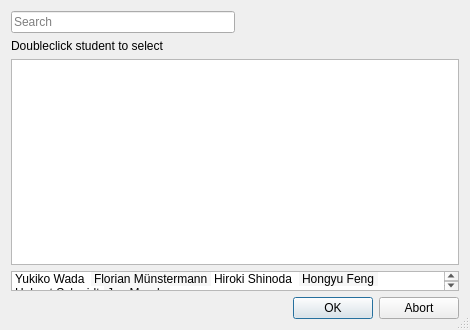
<?xml version="1.0" encoding="UTF-8"?>
<ui version="4.0">
 <class>assign_student_dialog</class>
 <widget class="QDialog" name="assign_student_dialog">
  <property name="geometry">
   <rect>
    <x>0</x>
    <y>0</y>
    <width>470</width>
    <height>330</height>
   </rect>
  </property>
  <property name="minimumSize">
   <size>
    <width>470</width>
    <height>330</height>
   </size>
  </property>
  <property name="windowTitle">
   <string>Dialog</string>
  </property>
  <property name="sizeGripEnabled">
   <bool>true</bool>
  </property>
  <layout class="QVBoxLayout" name="verticalLayout">
   <item>
    <layout class="QHBoxLayout" name="horizontalLayout">
     <property name="topMargin">
      <number>0</number>
     </property>
     <item>
      <widget class="QLineEdit" name="lineEdit">
       <property name="placeholderText">
        <string>Search</string>
       </property>
       <property name="clearButtonEnabled">
        <bool>true</bool>
       </property>
      </widget>
     </item>
     <item>
      <spacer name="horizontalSpacer">
       <property name="orientation">
        <enum>Qt::Horizontal</enum>
       </property>
       <property name="sizeHint" stdset="0">
        <size>
         <width>40</width>
         <height>20</height>
        </size>
       </property>
      </spacer>
     </item>
    </layout>
   </item>
   <item>
    <widget class="QLabel" name="label">
     <property name="text">
      <string>Doubleclick student to select</string>
     </property>
    </widget>
   </item>
   <item>
    <layout class="QHBoxLayout" name="horizontalLayout_2" stretch="2">
     <item>
      <widget class="QTreeView" name="treeView">
       <property name="minimumSize">
        <size>
         <width>280</width>
         <height>0</height>
        </size>
       </property>
       <property name="sizeAdjustPolicy">
        <enum>QAbstractScrollArea::AdjustToContents</enum>
       </property>
      </widget>
     </item>
    </layout>
   </item>
   <item>
    <widget class="QListWidget" name="listWidget">
     <property name="maximumSize">
      <size>
       <width>16777215</width>
       <height>20</height>
      </size>
     </property>
     <property name="verticalScrollBarPolicy">
      <enum>Qt::ScrollBarAlwaysOn</enum>
     </property>
     <property name="horizontalScrollBarPolicy">
      <enum>Qt::ScrollBarAlwaysOff</enum>
     </property>
     <property name="editTriggers">
      <set>QAbstractItemView::NoEditTriggers</set>
     </property>
     <property name="showDropIndicator" stdset="0">
      <bool>false</bool>
     </property>
     <property name="alternatingRowColors">
      <bool>true</bool>
     </property>
     <property name="selectionMode">
      <enum>QAbstractItemView::NoSelection</enum>
     </property>
     <property name="iconSize">
      <size>
       <width>10</width>
       <height>10</height>
      </size>
     </property>
     <property name="verticalScrollMode">
      <enum>QAbstractItemView::ScrollPerPixel</enum>
     </property>
     <property name="horizontalScrollMode">
      <enum>QAbstractItemView::ScrollPerPixel</enum>
     </property>
     <property name="flow">
      <enum>QListView::LeftToRight</enum>
     </property>
     <property name="isWrapping" stdset="0">
      <bool>true</bool>
     </property>
     <property name="spacing">
      <number>0</number>
     </property>
     <property name="viewMode">
      <enum>QListView::ListMode</enum>
     </property>
     <property name="uniformItemSizes">
      <bool>false</bool>
     </property>
     <property name="selectionRectVisible">
      <bool>false</bool>
     </property>
     <item>
      <property name="text">
       <string>Yukiko Wada </string>
      </property>
      <property name="icon">
       <iconset>
        <normaloff>../resources/icons/ic_close.svg</normaloff>../resources/icons/ic_close.svg</iconset>
      </property>
     </item>
     <item>
      <property name="text">
       <string>Florian Münstermann</string>
      </property>
      <property name="icon">
       <iconset>
        <normaloff>../resources/icons/ic_close.svg</normaloff>../resources/icons/ic_close.svg</iconset>
      </property>
     </item>
     <item>
      <property name="text">
       <string>Hiroki Shinoda </string>
      </property>
      <property name="icon">
       <iconset>
        <normaloff>../resources/icons/ic_close.svg</normaloff>../resources/icons/ic_close.svg</iconset>
      </property>
     </item>
     <item>
      <property name="text">
       <string>Hongyu Feng</string>
      </property>
      <property name="icon">
       <iconset>
        <normaloff>../resources/icons/ic_close.svg</normaloff>../resources/icons/ic_close.svg</iconset>
      </property>
     </item>
     <item>
      <property name="text">
       <string>Helmut Schmidt</string>
      </property>
      <property name="icon">
       <iconset>
        <normaloff>../resources/icons/ic_close.svg</normaloff>../resources/icons/ic_close.svg</iconset>
      </property>
     </item>
     <item>
      <property name="text">
       <string>Jun Maeda</string>
      </property>
      <property name="icon">
       <iconset>
        <normaloff>../resources/icons/ic_close.svg</normaloff>../resources/icons/ic_close.svg</iconset>
      </property>
     </item>
    </widget>
   </item>
   <item>
    <widget class="QDialogButtonBox" name="button_box">
     <property name="orientation">
      <enum>Qt::Horizontal</enum>
     </property>
     <property name="standardButtons">
      <set>QDialogButtonBox::Abort|QDialogButtonBox::Ok</set>
     </property>
    </widget>
   </item>
  </layout>
 </widget>
 <resources/>
 <connections>
  <connection>
   <sender>button_box</sender>
   <signal>accepted()</signal>
   <receiver>assign_student_dialog</receiver>
   <slot>accept()</slot>
   <hints>
    <hint type="sourcelabel">
     <x>248</x>
     <y>254</y>
    </hint>
    <hint type="destinationlabel">
     <x>157</x>
     <y>274</y>
    </hint>
   </hints>
  </connection>
  <connection>
   <sender>button_box</sender>
   <signal>rejected()</signal>
   <receiver>assign_student_dialog</receiver>
   <slot>reject()</slot>
   <hints>
    <hint type="sourcelabel">
     <x>316</x>
     <y>260</y>
    </hint>
    <hint type="destinationlabel">
     <x>286</x>
     <y>274</y>
    </hint>
   </hints>
  </connection>
 </connections>
</ui>
